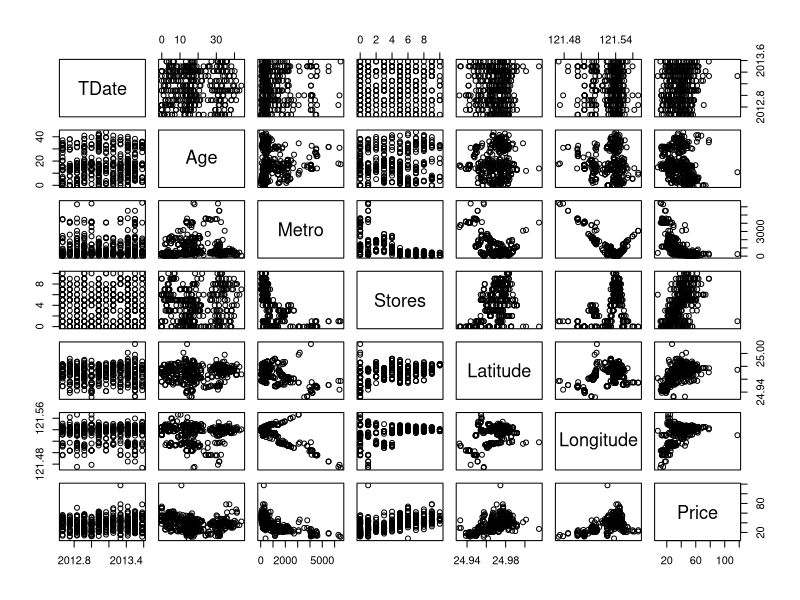
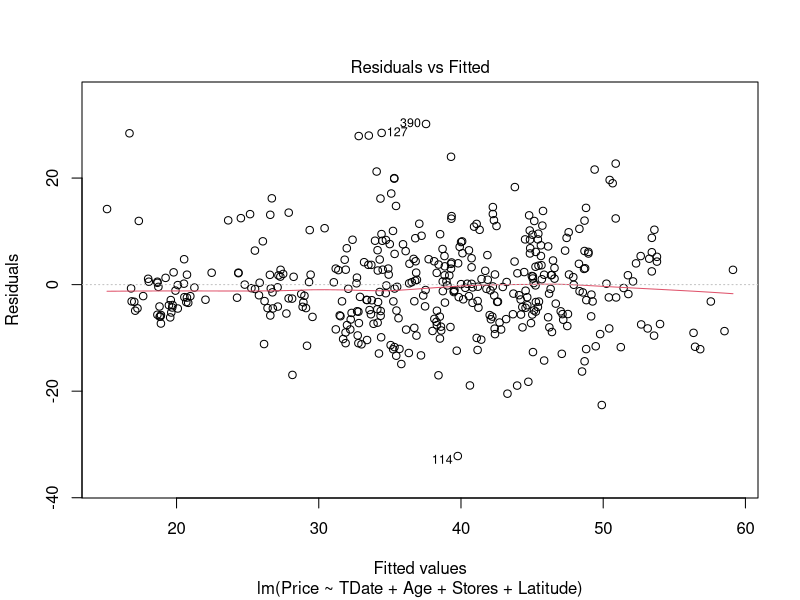
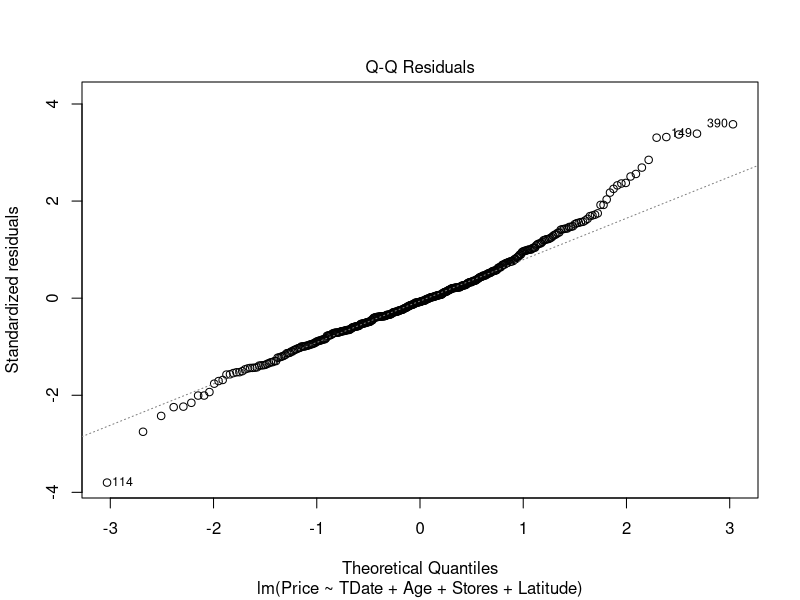

Source code (R) for these figures, in order: (Note: this script raises an error after producing the figures.)
## ---- chunk 1
knitr::opts_chunk$set(echo = TRUE)
## ---- chunk 2
MyData <- read.table("RealEstateValuation.txt", header = TRUE)
head(MyData)
plot(MyData)
#According to the plot among variables in the dataset from Real Estate Valuation, there seems no significant relationship between price and each factor.
mod <- lm(Price ~ TDate + Age + Stores + Latitude, data = MyData)
summary(mod)
## ---- chunk 3
#Suppose we add Metro or longitude on the previous model. 
mod2 = lm(Price ~ TDate + Age + Stores + Latitude + Metro, data = MyData )
mod3 = lm(Price ~ TDate + Age + Stores + Latitude + Longitude, data = MyData)

#The null hypothesis for the original model and the the model that adds Metro is betha of Metro equals zero and the alternative hypothesis is the betha of Metro is nonzero. 
anova(mod,mod2) #anova table for the original model and the the model with Metro

#The null hypothesis for the original model and the the model that adds Longitude is betha of Longitude equals zero and the alternative hypothesis is the betha of Longitude is nonzero. 
anova(mod,mod3) #anova table for the original model and the the model with Longitude
#by the anova tables, p-values of Metro and Longitude are much lower than significant level = 0.05. Therefore, both are available to be added on the original model.  
## ---- chunk 4
#Suppose we have another possible model
modSec <- lm(Price ~ TDate + Age + Metro + Latitude, data = MyData)
summary(modSec)
#The equation for the regression line is Price = -1.767e+4 + 5.570e+00 * TDate - 2.530e-01 * Age - 5.764e-03 * Metro + 2.607e+02 * Latitude.
summary(mod)
## ---- chunk 5
library(car)
attach(MyData)
outlierTest(modSec) #find outliers on original model
newData <- MyData[c(1:220,222:270,272:312, 314:414),] #delete outliers
newmodSec <- lm(Price ~ TDate + Age + Stores + Latitude, data = newData) #new dataset without outliers
plot(newmodSec, which = 1)
plot(newmodSec, which = 2)
#When we see the Residuals vs Fitted, the line is not parallel at 0 and all points in Normal Q-Q plot are not in the line
## ---- chunk 6
boxCox(newmodSec, lambda = seq(-0.2, 0.4, by = 0.05), plotit = TRUE)
modSec_cox <- lm(log(Price) ~ TDate + Age + Stores + Latitude, data = newData)
summary(modSec_cox)
#After modifying the model by Box-Cox method, we conclude that the model is not needed to be changed by Box-Cox method because the modified model has insignificant variable, TDate.
## ---- chunk 7
summary(Price)
summary(TDate)
summary(Age)
summary(Metro)
summary(Latitude)
#Since Age has 0 value and it cannot be transformed by powerTransform. We therefore need to add a small constant to transform
newData$Age1 <- with(newData, (Age*TDate + 1)/TDate)
pt <- powerTransform(Price ~ cbind(TDate, Age1, Stores, Latitude), newData)
summary(pt)
pt$roundlam
summary(newMod2 <- lm(bcPower(Price, pt$roundlam) ~ TDate + Age1 + Stores + Latitude, data = newData))
plot(newMod2, which = 1)
plot(newMod2, which = 2)
## ---- chunk 8
quadratic.lm1 <- lm(Price ~ TDate  + Age + I(Age^2) + Stores + Latitude, data = newData)
summary(quadratic.lm1)
quadratic.lm2 <- lm(Price ~ TDate  + Age + I(Age^2) +I(Age^3)+ Stores + Latitude, data = newData)
summary(quadratic.lm2)
quadratic.lm3 <- lm(Price ~ TDate  + Age  + Stores + Latitude + I(Latitude^2), data = newData)
summary(quadratic.lm3)
#All polynomial fits does not get better than original one.
## ---- chunk 9
concrete<-read.table('Concrete.txt')
summary(concrete)
names(concrete)
head(concrete)
## ---- chunk 10
mod.full<-lm(Y~.,data=concrete)
anova(mod.full)
## ---- chunk 11
mod.0<-lm(Y~1, data=concrete) #linear model with only intercepts
mod.full<-lm(Y~.,data=concrete) #full model
step(mod.0, scope = list(lower = mod.0, upper = mod.full), direction = 'forward', k = log(1030))
## ---- chunk 12
mod.for<-lm(Y ~ X1 + X5 + X8 + X2 + X4 + X3, data = concrete)
plot(mod.for)
## ---- chunk 13
library(car)
infIndexPlot(mod.for)
## ---- chunk 14
predict(mod.for, data.frame(X1= 200, X5=10, X8=100, X2=150, X4=180, X3=85),
interval = 'confidence', level = 0.95)
## ---- chunk 15
predict(mod.for, data.frame(X1= 200, X5=10, X8=100, X2=150, X4=180, X3=85),
interval = 'prediction', level = 0.95)
## ---- chunk 16
step(mod.full, scope = list(lower = mod.0, upper = mod.full), direction = 'backward', k = log(1030))
## ---- chunk 17
mod.back<-lm(Y ~ X1 + X2 + X3 + X4 + X5 + X8, data=concrete)
plot(mod.back)
## ---- chunk 18
library(car)
infIndexPlot(mod.back)
## ---- chunk 19
anova(mod.for, mod.back)
